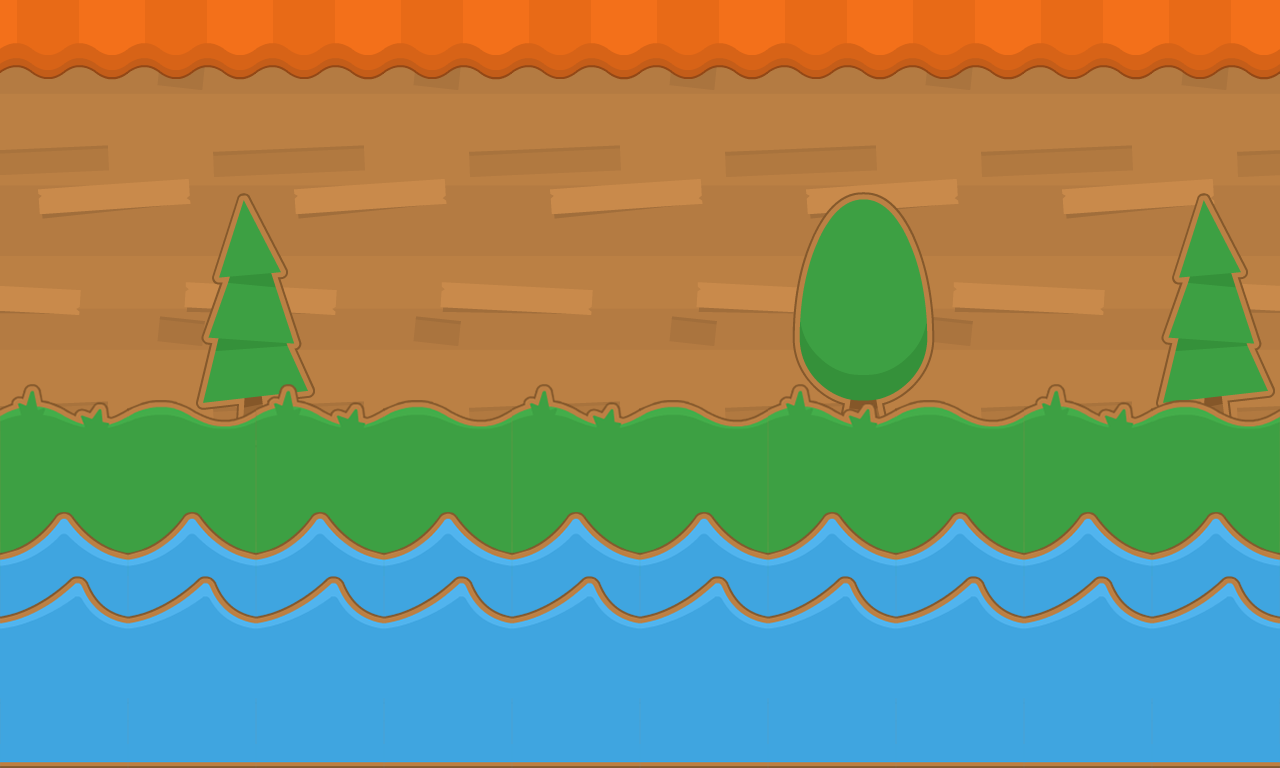

A 2D game scene composited from a Tiled map and its tileset images. What follows is a short description and the map's XML, with each tile layer's data collapsed to a summary:
An orthogonal 20x12 tile map with 64x64 px tiles, 8 tile layers (bg, curtain2, curtain1, decorations, ...), 7 tilesets.

<map version="1.0" orientation="orthogonal" renderorder="right-down" width="20" height="12" tilewidth="64" tileheight="64" nextobjectid="4">
 <tileset firstgid="1" name="bg_wood" tilewidth="256" tileheight="256">
  <image source="res/bg_wood.png" width="256" height="256" />
 </tileset>
 <tileset firstgid="2" name="curtain_straight" tilewidth="256" tileheight="128">
  <image source="res/curtain_straight.png" width="256" height="128" />
 </tileset>
 <tileset firstgid="3" name="water2" tilewidth="128" tileheight="192">
  <image source="res/water2.png" width="128" height="192" />
 </tileset>
 <tileset firstgid="4" name="water1" tilewidth="128" tileheight="192">
  <image source="res/water1.png" width="128" height="192" />
 </tileset>
 <tileset firstgid="5" name="grass" tilewidth="256" tileheight="192">
  <image source="res/grass.png" width="256" height="192" />
 </tileset>
 <tileset firstgid="6" name="tree_pine" tilewidth="128" tileheight="256">
  <image source="res/tree_pine.png" width="128" height="256" />
 </tileset>
 <tileset firstgid="7" name="tree_oak" tilewidth="192" tileheight="256">
  <image source="res/tree_oak.png" width="192" height="256" />
 </tileset>
 <layer name="bg" width="20" height="12">
  <data>[240 cells, 15 non-empty, 1 distinct tile ids]</data>
 </layer>
 <layer name="curtain2" width="20" height="12">
  <data>[240 cells, 0 non-empty, 0 distinct tile ids]</data>
 </layer>
 <layer name="curtain1" width="20" height="12">
  <data>[240 cells, 5 non-empty, 1 distinct tile ids]</data>
 </layer>
 <layer name="decorations" width="20" height="12">
  <data>[240 cells, 3 non-empty, 2 distinct tile ids]</data>
 </layer>
 <layer name="grass2" width="20" height="12">
  <data>[240 cells, 5 non-empty, 1 distinct tile ids]</data>
 </layer>
 <layer name="water1" width="20" height="12">
  <data>[240 cells, 10 non-empty, 1 distinct tile ids]</data>
 </layer>
 <layer name="water2" width="20" height="12">
  <data>[240 cells, 10 non-empty, 1 distinct tile ids]</data>
 </layer>
 <layer name="bornaapp_path" width="20" height="12">
  <data>[240 cells, 0 non-empty, 0 distinct tile ids]</data>
 </layer>
</map>
